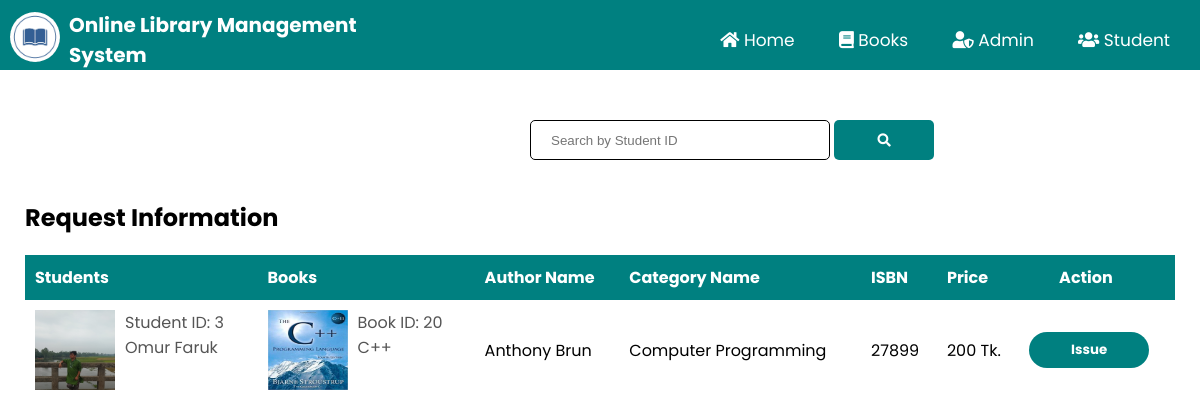
The app's page /request_info.php with its own data.
### tables this page shows
CREATE TABLE `student` (
  `studentid` int(111) NOT NULL,
  `student_username` varchar(111) NOT NULL,
  `FullName` varchar(111) NOT NULL,
  `Email` varchar(111) NOT NULL,
  `Password` varchar(111) NOT NULL,
  `PhoneNumber` varchar(111) NOT NULL,
  `studentpic` varchar(100) NOT NULL
);

CREATE TABLE `books` (
  `bookid` int(100) NOT NULL,
  `bookpic` varchar(500) NOT NULL,
  `bookname` varchar(100) NOT NULL,
  `authorid` int(100) NOT NULL,
  `categoryid` int(100) NOT NULL,
  `ISBN` varchar(100) NOT NULL,
  `price` int(100) NOT NULL,
  `quantity` int(100) NOT NULL,
  `status` varchar(100) NOT NULL
);

CREATE TABLE `authors` (
  `authorid` int(111) NOT NULL,
  `authorname` varchar(111) NOT NULL
);

CREATE TABLE `category` (
  `categoryid` int(111) NOT NULL,
  `categoryname` varchar(111) NOT NULL
);

### request_info.php (the view, shortened to what this page needs)
<?php
	include "connection.php";
    include "admin_navbar.php";
?>
<!DOCTYPE html>
<html lang="en">
<head>
    <link rel="stylesheet" href="https://cdnjs.cloudflare.com/ajax/libs/font-awesome/5.15.2/css/all.min.css" />
    <link rel="stylesheet" href="style.css?v=<?php echo time(); ?>">
</head>
<body>
    <div class="search-bar admin-search">
        <form action="" method='post'>
            <input type="search" name='search' placeholder='Search by Student ID' required>
            <button type='submit' name='submit'><i class="fas fa-search"></i></button>
        </form>
    </div>
    <div class="request-table">
        <div class="request-container book-container">
            <h2 class="request-title student-info-title">Request Information</h2>
            <?php
		if(isset($_POST['submit']))
		{
			$q=mysqli_query($db,"SELECT student.studentid,FullName,studentpic,books.bookid,bookname,ISBN,price,bookpic,authors.authorname,category.categoryname FROM student inner join issueinfo on student.studentid=issueinfo.studentid inner join books on issueinfo.bookid=books.bookid join authors on authors.authorid=books.authorid join category on category.categoryid=books.categoryid where issueinfo.approve='' AND issueinfo.studentid='$_POST[search]';");
			if(mysqli_num_rows($q)==0)
			{
				echo "Sorry! There's no book request by this student ID";
			}
			else
			{
				echo "<table class='rtable booktable'>";
                echo "<tr style='background-color: teal;'>";
                echo "<th>"; echo "Students"; echo "</th>";
                echo "<th>"; echo "Books"; echo "</th>";
                echo "<th>"; echo "Author Name"; echo "</th>";
                echo "<th>"; echo "Category Name"; echo "</th>";
                echo "<th>"; echo "ISBN"; echo "</th>";
                echo "<th>"; echo "Price"; echo "</th>";
                echo "<th style='padding-left: 40px;'>"; echo "Action"; echo "</th>";
                echo "</tr>";
                while($row=mysqli_fetch_assoc($q))
                {
                    echo "<tr>";
                    echo "<td>
                    <div class='table-info'>
                        <img src='images/".$row['studentpic']."'>
                        <div>
                            <p>Student ID: ";echo $row['studentid'];echo"</p>
                            <p>";echo $row['FullName'];echo"</p><br>";?>
                        </div>
                    </div>
                    </td><?php
                    echo "<td>
                    <div class='table-info'>
                        <img src='images/".$row['bookpic']."'>
                        <div>
                            <p>Book ID: ";echo $row['bookid'];echo"</p>
                            <p>";echo $row['bookname'];echo"</p><br>";?>
                        </div>
                    </div>
                    </td><?php
                    echo "<td>"; echo $row['authorname']; echo "</td>";
                    echo "<td>"; echo $row['categoryname']; echo "</td>";
                    echo "<td>"; echo $row['ISBN']; echo "</td>";
                    echo "<td>"; echo $row['price']; echo " Tk."; echo "</td>";
                    echo "<td>";?><a href="issue_book.php?ed=<?php echo $row['studentid'];?>&ed1=<?php echo $row['bookid'];?>"><button style="font-weight:bold;" type="submit" name="submit1" class="btn btn-default actionbtn">Issue
			        </button>
                    </a>
			        <?php
			        echo "</td>";
                    echo "</tr>";
                }
                echo "</table>";
		    }
		}
		else
		{
			$res=mysqli_query($db,"SELECT student.studentid,FullName,studentpic,books.bookid,bookname,ISBN,price,bookpic,authors.authorname,category.categoryname FROM student inner join issueinfo on student.studentid=issueinfo.studentid inner join books on issueinfo.bookid=books.bookid join authors on authors.authorid=books.authorid join category on category.categoryid=books.categoryid where issueinfo.approve='';");
            if(mysqli_num_rows($res)==0)
			{
				echo "There's no pending request.";
			}
            else{
                echo "<table class='rtable booktable'>";
            echo "<tr style='background-color: teal;'>";
            echo "<th>"; echo "Students"; echo "</th>";
            echo "<th>"; echo "Books"; echo "</th>";
            echo "<th>"; echo "Author Name"; echo "</th>";
            echo "<th>"; echo "Category Name"; echo "</th>";
            echo "<th>"; echo "ISBN"; echo "</th>";
            echo "<th>"; echo "Price"; echo "</th>";
            echo "<th style='padding-left: 40px;'>"; echo "Action"; echo "</th>";
            echo "</tr>";
            while($row=mysqli_fetch_assoc($res))
            {
                echo "<tr>";
                    echo "<td>
                    <div class='table-info'>
                        <img src='images/".$row['studentpic']."'>
                        <div>
                            <p>Student ID: ";echo $row['studentid'];echo"</p>
                            <p>";echo $row['FullName'];echo"</p><br>";?>
                        </div>
                    </div>
                    </td><?php
                    echo "<td>
                    <div class='table-info'>
                        <img src='images/".$row['bookpic']."'>
                        <div>
                            <p>Book ID: ";echo $row['bookid'];echo"</p>
                            <p>";echo $row['bookname'];echo"</p><br>";?>
                        </div>
                    </div>
                    </td><?php
                    echo "<td>"; echo $row['authorname']; echo "</td>";
                    echo "<td>"; echo $row['categoryname']; echo "</td>";
                    echo "<td>"; echo $row['ISBN']; echo "</td>";
                    echo "<td>"; echo $row['price']; echo " Tk."; echo "</td>";
                    echo "<td>";?><a href="issue_book.php?ed=<?php echo $row['studentid'];?>&ed1=<?php echo $row['bookid'];?>"><button style="font-weight:bold;" type="submit" name="submit1" class="btn btn-default actionbtn">Issue
			        </button>
                    </a>
			        <?php
			        echo "</td>";
                    echo "</tr>";
            }
            echo "</table>";
            }
        }
        ?>
        </div>
    </div>
</body>
</html>

### style.css (style rules this page uses)
html { scroll-behavior: smooth; }
* { margin: 0; padding: 0; box-sizing: border-box; }
body { font-family: 'Poppins', sans-serif; }
a { text-decoration: none; color: #fff; font-size: 17px; }
p { color: #555; }
.profile-table tr,td { border: none; padding: 10px; }
.btn-default { margin-top: 20px; margin-left: 60px; width: 150px; cursor: pointer; outline: none; border: none; }
.search-bar { margin-left: 480px; }
.search-bar input { border-radius: 5px; border: 1px solid; height: 40px; padding: 10px; padding-left: 20px; }
.search-bar button { width: 100px; padding: 10px; height: 40px; background-color: teal; color: white; border: none; border-radius: 5px; cursor: pointer; transition: 0.4s; outline: none; }
.admin-search { padding-top: 40px; margin-left: 530px; }
.btn { font-family: 'Poppins', sans-serif; }
.request-table { padding-bottom: 500px; }
.request-container { max-width: 1300px; margin: auto; padding-left: 25px; padding-right: 25px; }
.book-container { max-width: 1400px; }
.request-container .request-title { padding-top: 100px; }
.request-container .student-info-title { padding-top: 30px; }
.rtable { width: 100%; margin-top: 20px; border-collapse: collapse; }
.rtable th { text-align: left; color: white; padding: 10px; }
.booktable th:last-child { padding-left: 110px; }
.table-info { display: flex; flex-wrap: wrap; }
.rtable td img { width: 80px; height: 80px; margin-right: 10px; }
.actionbtn { padding: 10px; margin: 0; }
.booktable .actionbtn { width: 120px; }
form input { width: 300px; height: 30px; margin: 10px 0; padding: 0 10px; border: 1px solid #ccc; }
.btn { display: inline-block; background-color: teal; color: #fff; padding: 8px 30px; border-radius: 30px; transition: background-color 0.4s; outline: none; }

### records on screen
student: studentpic (picture), studentid "3", FullName "Omur Faruk", books.bookpic (picture), books.bookid "20", books.bookname "C++", authors.authorname "Anthony Brun", category.categoryname "Computer Programming", books.ISBN "27899", books.price "200"
